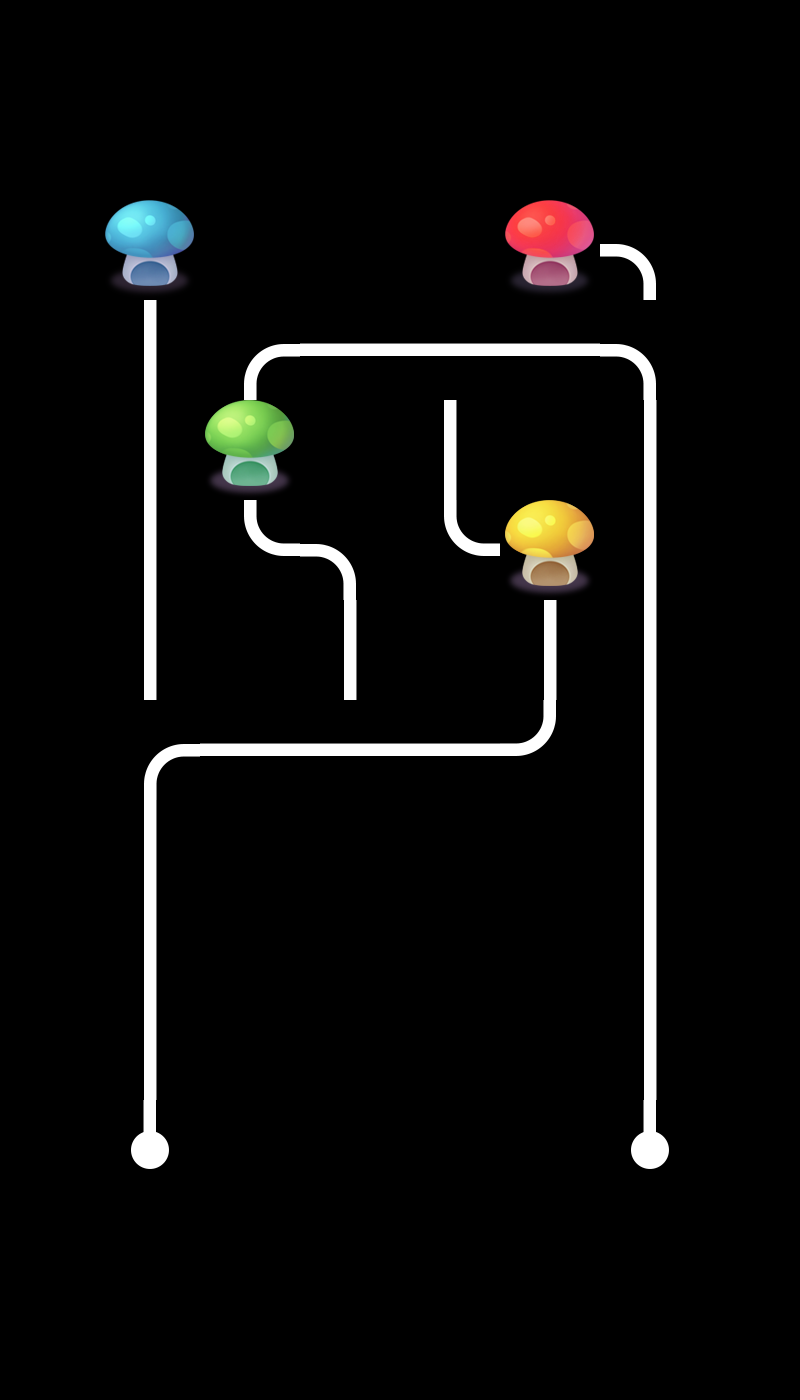

The image is a tile-based game level rendered from a .tmx file. Its description and source (layers, tilesets, objects; grid data summarised) follow:
An orthogonal 8x14 tile map with 100x100 px tiles, 2 tile layers (layer0, layer1), 2 tilesets and 4 objects.

<map version="1.0" orientation="orthogonal" renderorder="right-down" width="8" height="14" tilewidth="100" tileheight="100" nextobjectid="5">
 <tileset firstgid="1" name="tiled" tilewidth="100" tileheight="100">
  <image source="tiled.png" width="500" height="400" />
 </tileset>
 <tileset firstgid="21" name="tiled" tilewidth="100" tileheight="100">
  <image source="tiled.png" width="500" height="400" />
 </tileset>
 <layer name="layer0" width="8" height="14">
  <data>[112 cells, 20 non-empty, 10 distinct tile ids]</data>
 </layer>
 <layer name="layer1" width="8" height="14">
  <data>[112 cells, 19 non-empty, 9 distinct tile ids]</data>
 </layer>
 <objectgroup name="object1">
  <object id="1" x="627.273" y="330.303" width="39.3939" height="45.4545">
   <properties>
    <property name="id" value="0" />
   </properties>
  </object>
  <object id="2" x="427.273" y="327.273" width="48.4848" height="48.4848">
   <properties>
    <property name="id" value="1" />
   </properties>
  </object>
  <object id="3" x="124.242" y="715.152" width="57.5758" height="60.6061">
   <properties>
    <property name="id" value="3" />
   </properties>
  </object>
  <object id="4" x="318.182" y="721.212" width="60.6061" height="60.6061">
   <properties>
    <property name="id" value="2" />
   </properties>
  </object>
 </objectgroup>
</map>
